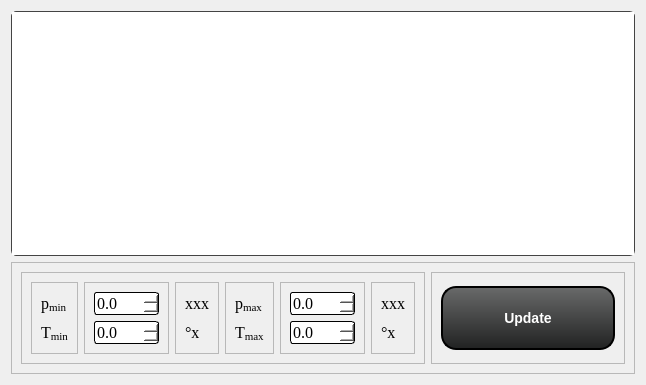
          <widget class="QWidget" name="pageDiag_hs">
           <layout class="QVBoxLayout" name="verticalLayout_17">
            <item>
             <widget class="PlotWidget" name="graphicsView_hs">
              <property name="sizePolicy">
               <sizepolicy hsizetype="Expanding" vsizetype="Expanding">
                <horstretch>0</horstretch>
                <verstretch>250</verstretch>
               </sizepolicy>
              </property>
              <property name="minimumSize">
               <size>
                <width>400</width>
                <height>245</height>
               </size>
              </property>
              <property name="styleSheet">
               <string notr="true">QGraphicsView {
    border: 1px solid #444;
	border-radius: 5px;	
}</string>
              </property>
              <property name="alignment">
               <set>Qt::AlignCenter</set>
              </property>
              <property name="resizeAnchor">
               <enum>QGraphicsView::NoAnchor</enum>
              </property>
             </widget>
            </item>
            <item>
             <widget class="QFrame" name="frame_116">
              <property name="frameShape">
               <enum>QFrame::StyledPanel</enum>
              </property>
              <property name="frameShadow">
               <enum>QFrame::Raised</enum>
              </property>
              <layout class="QHBoxLayout" name="horizontalLayout_33">
               <item>
                <widget class="QFrame" name="frame_117">
                 <property name="styleSheet">
                  <string notr="true">QDoubleSpinBox {
	border: 1px solid black;
	border-radius: 3px;
}</string>
                 </property>
                 <property name="frameShape">
                  <enum>QFrame::StyledPanel</enum>
                 </property>
                 <property name="frameShadow">
                  <enum>QFrame::Raised</enum>
                 </property>
                 <layout class="QHBoxLayout" name="horizontalLayout_34">
                  <item>
                   <widget class="QFrame" name="frame_118">
                    <property name="frameShape">
                     <enum>QFrame::StyledPanel</enum>
                    </property>
                    <property name="frameShadow">
                     <enum>QFrame::Raised</enum>
                    </property>
                    <layout class="QVBoxLayout" name="verticalLayout_95">
                     <item>
                      <widget class="QLabel" name="label_165">
                       <property name="font">
                        <font>
                         <family>Times New Roman</family>
                         <pointsize>12</pointsize>
                        </font>
                       </property>
                       <property name="text">
                        <string>&lt;html&gt;&lt;head/&gt;&lt;body&gt;&lt;p&gt;p&lt;span style=&quot; vertical-align:sub;&quot;&gt;min&lt;/span&gt;&lt;/p&gt;&lt;/body&gt;&lt;/html&gt;</string>
                       </property>
                      </widget>
                     </item>
                     <item>
                      <widget class="QLabel" name="label_166">
                       <property name="font">
                        <font>
                         <family>Times New Roman</family>
                         <pointsize>12</pointsize>
                        </font>
                       </property>
                       <property name="text">
                        <string>&lt;html&gt;&lt;head/&gt;&lt;body&gt;&lt;p&gt;T&lt;span style=&quot; vertical-align:sub;&quot;&gt;min&lt;/span&gt;&lt;/p&gt;&lt;/body&gt;&lt;/html&gt;</string>
                       </property>
                      </widget>
                     </item>
                    </layout>
                   </widget>
                  </item>
                  <item>
                   <widget class="QFrame" name="frame_119">
                    <property name="frameShape">
                     <enum>QFrame::StyledPanel</enum>
                    </property>
                    <property name="frameShadow">
                     <enum>QFrame::Raised</enum>
                    </property>
                    <layout class="QVBoxLayout" name="verticalLayout_96">
                     <item>
                      <widget class="QDoubleSpinBox" name="doubleSpinBox_minp_hs">
                       <property name="font">
                        <font>
                         <family>Times New Roman</family>
                         <pointsize>12</pointsize>
                        </font>
                       </property>
                       <property name="styleSheet">
                        <string notr="true">background-color: rgb(255, 255, 255);</string>
                       </property>
                       <property name="decimals">
                        <number>1</number>
                       </property>
                       <property name="maximum">
                        <double>500.000000000000000</double>
                       </property>
                      </widget>
                     </item>
                     <item>
                      <widget class="QDoubleSpinBox" name="doubleSpinBox_minT_hs">
                       <property name="font">
                        <font>
                         <family>Times New Roman</family>
                         <pointsize>12</pointsize>
                        </font>
                       </property>
                       <property name="styleSheet">
                        <string notr="true">background-color: rgb(255, 255, 255);</string>
                       </property>
                       <property name="decimals">
                        <number>1</number>
                       </property>
                       <property name="minimum">
                        <double>-300.000000000000000</double>
                       </property>
                       <property name="maximum">
                        <double>300.000000000000000</double>
                       </property>
                      </widget>
                     </item>
                    </layout>
                   </widget>
                  </item>
                  <item>
                   <widget class="QFrame" name="frame_120">
                    <property name="frameShape">
                     <enum>QFrame::StyledPanel</enum>
                    </property>
                    <property name="frameShadow">
                     <enum>QFrame::Raised</enum>
                    </property>
                    <layout class="QVBoxLayout" name="verticalLayout_97">
                     <item>
                      <widget class="QLabel" name="labelDiagramUnit_minp_hs">
                       <property name="font">
                        <font>
                         <family>Times New Roman</family>
                         <pointsize>12</pointsize>
                        </font>
                       </property>
                       <property name="text">
                        <string>&lt;html&gt;&lt;head/&gt;&lt;body&gt;&lt;p&gt;xxx&lt;/p&gt;&lt;/body&gt;&lt;/html&gt;</string>
                       </property>
                      </widget>
                     </item>
                     <item>
                      <widget class="QLabel" name="labelDiagramUnit_minT_hs">
                       <property name="font">
                        <font>
                         <family>Times New Roman</family>
                         <pointsize>12</pointsize>
                        </font>
                       </property>
                       <property name="text">
                        <string>&lt;html&gt;&lt;head/&gt;&lt;body&gt;&lt;p&gt;°x&lt;/p&gt;&lt;/body&gt;&lt;/html&gt;</string>
                       </property>
                      </widget>
                     </item>
                    </layout>
                   </widget>
                  </item>
                  <item>
                   <widget class="QFrame" name="frame_121">
                    <property name="frameShape">
                     <enum>QFrame::StyledPanel</enum>
                    </property>
                    <property name="frameShadow">
                     <enum>QFrame::Raised</enum>
                    </property>
                    <layout class="QVBoxLayout" name="verticalLayout_98">
                     <item>
                      <widget class="QLabel" name="label_167">
                       <property name="font">
                        <font>
                         <family>Times New Roman</family>
                         <pointsize>12</pointsize>
                        </font>
                       </property>
                       <property name="text">
                        <string>&lt;html&gt;&lt;head/&gt;&lt;body&gt;&lt;p&gt;p&lt;span style=&quot; vertical-align:sub;&quot;&gt;max&lt;/span&gt;&lt;/p&gt;&lt;/body&gt;&lt;/html&gt;</string>
                       </property>
                      </widget>
                     </item>
                     <item>
                      <widget class="QLabel" name="label_168">
                       <property name="font">
                        <font>
                         <family>Times New Roman</family>
                         <pointsize>12</pointsize>
                        </font>
                       </property>
                       <property name="text">
                        <string>&lt;html&gt;&lt;head/&gt;&lt;body&gt;&lt;p&gt;T&lt;span style=&quot; vertical-align:sub;&quot;&gt;max&lt;/span&gt;&lt;/p&gt;&lt;/body&gt;&lt;/html&gt;</string>
                       </property>
                      </widget>
                     </item>
                    </layout>
                   </widget>
                  </item>
                  <item>
                   <widget class="QFrame" name="frame_122">
                    <property name="frameShape">
                     <enum>QFrame::StyledPanel</enum>
                    </property>
                    <property name="frameShadow">
                     <enum>QFrame::Raised</enum>
                    </property>
                    <layout class="QVBoxLayout" name="verticalLayout_99">
                     <item>
                      <widget class="QDoubleSpinBox" name="doubleSpinBox_maxp_hs">
                       <property name="font">
                        <font>
                         <family>Times New Roman</family>
                         <pointsize>12</pointsize>
                        </font>
                       </property>
                       <property name="styleSheet">
                        <string notr="true">background-color: rgb(255, 255, 255);</string>
                       </property>
                       <property name="decimals">
                        <number>1</number>
                       </property>
                       <property name="maximum">
                        <double>500.000000000000000</double>
                       </property>
                      </widget>
                     </item>
                     <item>
                      <widget class="QDoubleSpinBox" name="doubleSpinBox_maxT_hs">
                       <property name="font">
                        <font>
                         <family>Times New Roman</family>
                         <pointsize>12</pointsize>
                        </font>
                       </property>
                       <property name="styleSheet">
                        <string notr="true">background-color: rgb(255, 255, 255);</string>
                       </property>
                       <property name="decimals">
                        <number>1</number>
                       </property>
                       <property name="minimum">
                        <double>-300.000000000000000</double>
                       </property>
                       <property name="maximum">
                        <double>300.000000000000000</double>
                       </property>
                      </widget>
                     </item>
                    </layout>
                   </widget>
                  </item>
                  <item>
                   <widget class="QFrame" name="frame_123">
                    <property name="frameShape">
                     <enum>QFrame::StyledPanel</enum>
                    </property>
                    <property name="frameShadow">
                     <enum>QFrame::Raised</enum>
                    </property>
                    <layout class="QVBoxLayout" name="verticalLayout_100">
                     <item>
                      <widget class="QLabel" name="labelDiagramUnit_maxp_hs">
                       <property name="font">
                        <font>
                         <family>Times New Roman</family>
                         <pointsize>12</pointsize>
                        </font>
                       </property>
                       <property name="text">
                        <string>&lt;html&gt;&lt;head/&gt;&lt;body&gt;&lt;p&gt;xxx&lt;/p&gt;&lt;/body&gt;&lt;/html&gt;</string>
                       </property>
                      </widget>
                     </item>
                     <item>
                      <widget class="QLabel" name="labelDiagramUnit_maxT_hs">
                       <property name="font">
                        <font>
                         <family>Times New Roman</family>
                         <pointsize>12</pointsize>
                        </font>
                       </property>
                       <property name="text">
                        <string>&lt;html&gt;&lt;head/&gt;&lt;body&gt;&lt;p&gt;°x&lt;/p&gt;&lt;/body&gt;&lt;/html&gt;</string>
                       </property>
                      </widget>
                     </item>
                    </layout>
                   </widget>
                  </item>
                 </layout>
                </widget>
               </item>
               <item>
                <widget class="QFrame" name="frame_124">
                 <property name="styleSheet">
                  <string notr="true">QPushButton{
	border: 2px solid black;
	border-radius: 15px;
    background: QLinearGradient(x1: 0, y1: 0, x2: 0, y2: 1, stop: 0 #696a6a, stop: 1 #212222);
	font-weight: bold; 
	font-size: 14px;
	color: white;
	min-width: 170px;
	min-height: 60px;
}

QPushButton:hover{
	background: QLinearGradient(x1: 0, y1: 0, x2: 0, y2: 1, stop: 0 #03cb08, stop: 1 #015803);
}

QPushButton:pressed{	
	background: QLinearGradient(x1: 0, y1: 0, x2: 0, y2: 1, stop: 0 #20ff25, stop: 1 #10a613);
}</string>
                 </property>
                 <property name="frameShape">
                  <enum>QFrame::StyledPanel</enum>
                 </property>
                 <property name="frameShadow">
                  <enum>QFrame::Raised</enum>
                 </property>
                 <layout class="QVBoxLayout" name="verticalLayout_16">
                  <item>
                   <widget class="QPushButton" name="buttonUpdateDiagram_hs">
                    <property name="sizePolicy">
                     <sizepolicy hsizetype="Fixed" vsizetype="Fixed">
                      <horstretch>0</horstretch>
                      <verstretch>0</verstretch>
                     </sizepolicy>
                    </property>
                    <property name="minimumSize">
                     <size>
                      <width>174</width>
                      <height>64</height>
                     </size>
                    </property>
                    <property name="styleSheet">
                     <string notr="true"/>
                    </property>
                    <property name="text">
                     <string>Update</string>
                    </property>
                    <property name="icon">
                     <iconset resource="resMainWindow.qrc">
                      <normaloff>:/images/images/run_quadIcon.png</normaloff>:/images/images/run_quadIcon.png</iconset>
                    </property>
                    <property name="iconSize">
                     <size>
                      <width>60</width>
                      <height>60</height>
                     </size>
                    </property>
                   </widget>
                  </item>
                 </layout>
                </widget>
               </item>
              </layout>
             </widget>
            </item>
           </layout>
          </widget>
